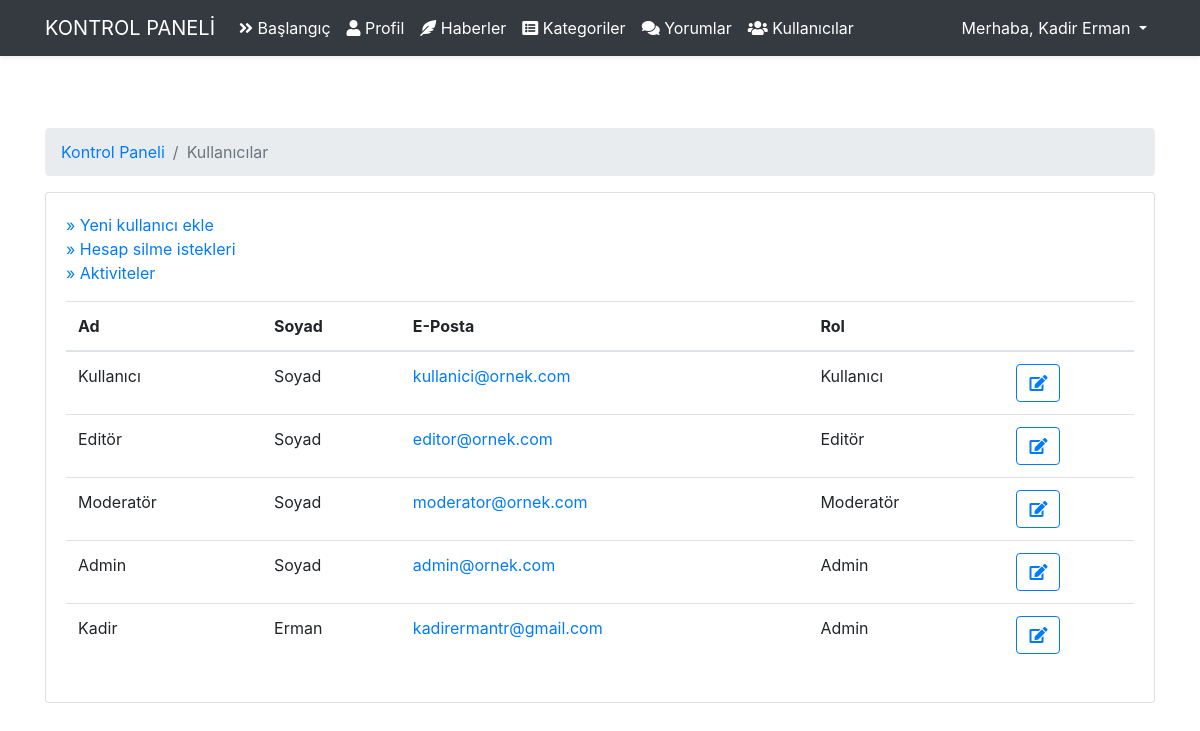
Page /admin/user (signed in) on the committed database.
### tables this page shows
CREATE TABLE `users` (
  `id` int(11) NOT NULL,
  `name` varchar(255) NOT NULL,
  `lastname` varchar(255) NOT NULL,
  `email` varchar(255) NOT NULL,
  `password` varchar(255) NOT NULL,
  `role_level` int(11) NOT NULL DEFAULT 1
);

### core/Router.php (called while the page is built, shortened)
<?php
class Router
{
    public Request $request;
    protected array $routes = [];
    public function __construct(Request $request)
    {
        $this->request = $request;
    }
    public function get($path, $callback)
    {
        $this->routes['get'][$path] = $callback;
    }
    public function post($path, $callback)
    {
        $this->routes['post'][$path] = $callback;
    }
    public function resolve()
    {
        $path = $this->request->getPath();
        $method = $this->request->method();
        $callback = $this->routes[$method][$path] ?? false;
        if (is_array($callback)) {
            $controller = new $callback[0]();
            $controller->action = $callback[1];
            $callback[0] = $controller;
            $middlewares = $controller->getMiddlewares() ?? [];
            foreach ($middlewares as $middleware) {
                $middleware->execute();
            }
        }
        return call_user_func($callback, $this->request);
    }
    public function view(string $view, ?string $title = null, array $data = [])
    {
        require_once __DIR__ . "/../app/views/$view.php";
        return ob_get_clean();
    }
}

### core/Controller.php (called while the page is built, shortened)
<?php
abstract class Controller
{
    public static function view(string $view, ?string $title = null, array $data = [])
    {
        return Application::$app->router->view($view, $title, $data);
    }
}

### app/Controllers/Admin/UserController.php (called while the page is built, shortened)
<?php
class UserController extends Controller
{
    public function index()
    {
        $users = array_reverse(User::all());
        $filtered_users = [];
        if (user('role_level') != 4) {
            for ($i=0; $i < count($users); $i++) {
                $role = (new User())->getRole($users[$i]['role_level']);
                $users[$i]['role'] = $role;
                if ($users[$i]['role_level'] < user('role_level')) {
                    $filtered_users[] = $users[$i];
                }
            }
        } else {
            for ($i=0; $i < count($users); $i++) {
                $role = (new User())->getRole($users[$i]['role_level']);
                $users[$i]['role'] = $role;
                $filtered_users = $users;
            }
        }
        return $this->view('auth/admin/user', 'Kullanıcılar', compact('filtered_users'));
    }
}

### public/index.php (called while the page is built, shortened)
<?php
$app = new Application();
$app->run();

### core/Session.php (called while the page is built, shortened)
<?php
class Session
{
    public static function get($key)
    {
        return !empty($_SESSION[$key]) ? $_SESSION[$key] : null;
    }
}

### core/DB.php (called while the page is built, shortened)
<?php
class DB
{
    public static function connection()
    {
        $env = parse_ini_file(__DIR__ . '/../.env');
        $host = $env['DB_HOST'];
        $database = $env['DB_DATABASE'];
        $username = $env['DB_USERNAME'];
        $password = $env['DB_PASSWORD'];
        try {
            $dsn = "mysql:host=$host; dbname=$database;";
            $pdo = new PDO($dsn, $username, $password);
            return $pdo;
        } catch (PDOException $e) {
            echo "Veritabanı hatası " . $e->getMessage();
            Logger::emergency('Veritabanına bağlanamadı.', [false]);
            exit();
        }
    }
    public static function table(string $table)
    {
        $db = self::connection();
        $stm = $db->prepare("SELECT * FROM $table");
        $stm->execute();
        return $stm->fetchAll(PDO::FETCH_ASSOC);
    }
    public static function find(string $table, mixed $id)
    {
        $db = self::connection();
        $stm = $db->prepare("SELECT * FROM $table WHERE id = :id");
        $stm->bindParam(":id", $id);
        $stm->execute();
        return $stm->fetch(PDO::FETCH_ASSOC);
    }
}

### core/Model.php (called while the page is built, shortened)
<?php
abstract class Model
{
    public static function all() {
        $table = static::$table;
        return DB::table($table);
    }
    public static function find(int $id) {
        $table = static::$table;
        return DB::find($table, $id);
    }
}

### app/Models/User.php (called while the page is built, shortened)
<?php
class User extends Model
{
    public static function getRole(int $role_level)
    {
        switch ($role_level) {
            case 1:
                $role_name = "Kullanıcı";
                break;
            case 2:
                $role_name = "Editör";
                break;
            case 3:
                $role_name = "Moderatör";
                break;
            case 4:
                $role_name = "Admin";
                break;
        }
        return $role_name;
    }
}

### app/Middlewares/RolePermissionChecker.php (called while the page is built, shortened)
<?php
class RolePermissionChecker extends Middleware
{
    public array $actions = [];
    public int $role_level;
    public function __construct(int $role_level, array $actions = [])
    {
        $this->actions = $actions;
        $this->role_level = $role_level;
    }
    public function execute()
    {
        $user_role_level = user('role_level');
        if (empty($this->actions) || in_array(Application::$app->controller->action, $this->actions)) {
            if ($user_role_level >= $this->role_level) {
                return true;
            } else {
                throw new UnauthorizedException();
            }
        }
    }
}

### app/views/auth/admin/user.php (the view)
<?php require __DIR__ . '/layouts/header.php';?>
    <div class="container">
        <div class="row justify-content-center py-5">
            <div class="col-md-12">
                <nav aria-label="breadcrumb">
                    <ol class="breadcrumb">
                        <li class="breadcrumb-item"><a href="/admin">Kontrol Paneli</a></li>
                        <li class="breadcrumb-item active" aria-current="page"><?= $title ?></li>
                    </ol>
                </nav>
                <div class="card">
                    <div class="card-body">
                        <div class="pb-3">
                            <a href="user/create">» Yeni kullanıcı ekle</a><br />
                            <a href="user/request">» Hesap silme istekleri</a><br />
                            <a href="user/activity">» Aktiviteler</a>
                        </div>
                        <table class="table caption-top table-hover">
                            <thead>
                            <tr>
                                <th scope="col">Ad</th>
                                <th scope="col">Soyad</th>
                                <th scope="col">E-Posta</th>
                                <th scope="col">Rol</th>
                                <th scope="col"></th>
                            </tr>
                            </thead>
                            <tbody>
                            <?php foreach($filtered_users as $user): ?>
                                <tr>
                                    <td><?= $user['name'] ?></td>
                                    <td><?= $user['lastname'] ?></td>
                                    <td><a href="mailto:<?= $user['email'] ?>"><?= $user['email'] ?></a></td>
                                    <td><?= $user['role'] ?></td>
                                    <td>
                                        <a href="user/edit?id=<?= $user['id'] ?>">
                                            <span class="btn btn-outline-primary">
                                            <i class="fa fa-edit"></i>
                                            </span>
                                        </a>
                                    </td>
                                </tr>
                            <?php endforeach; ?>
                            </tbody>
                        </table>
                    </div>
                </div>
            </div>
        </div>
    </div>
<?php require __DIR__ . '/layouts/footer.php';?>

### app/views/auth/admin/layouts/navbar.php (shortened to what this page needs)
<nav class="navbar navbar-expand-md navbar-dark bg-dark shadow-sm">
    <div class="container">
        <a class="navbar-brand text-uppercase" href="/admin">Kontrol Paneli</a>
        <div class="collapse navbar-collapse" id="navbars">
            <ul class="navbar-nav me-auto mb-2 mb-lg-0">
                <li class="nav-item">
                    <a class="nav-link text-white" aria-current="page" href="/admin">
                        <i class="fas fa-angle-double-right"></i>
                        Başlangıç
                    </a>
                </li>
                <li class="nav-item">
                    <a class="nav-link text-white" aria-current="page" href="/admin/profile">
                        <i class="fas fa-user"></i>
                        Profil
                    </a>
                </li>
                <?php if (user('role_level') >= 3): ?>
                <li class="nav-item">
                    <a class="nav-link text-white" aria-current="page" href="/admin/news">
                        <i class="fas fa-feather-alt"></i>
                        Haberler
                    </a>
                </li>
                    <li class="nav-item">
                        <a class="nav-link text-white" aria-current="page" href="/admin/category">
                            <i class="fas fa-list-alt"></i>
                            Kategoriler
                        </a>
                    </li>
                <?php endif; ?>
                <?php if (user('role_level') >= 3): ?>
                    <li class="nav-item">
                        <a class="nav-link text-white" aria-current="page" href="/admin/comment">
                            <i class="fas fa-comments"></i>
                            Yorumlar
                        </a>
                    </li>
                    <li class="nav-item">
                        <a class="nav-link text-white" aria-current="page" href="/admin/user">
                            <i class="fas fa-users"></i>
                            Kullanıcılar
                        </a>
                    </li>
                <?php endif; ?>
            </ul>
            <div class="navbar-collapse">
                <ul class="navbar-nav ml-auto">
                    <div class="dropdown">
                        <a class="nav-link dropdown-toggle text-white" href="#" role="button" id="dropdownMenuLink" data-bs-toggle="dropdown" aria-expanded="false">
                            Merhaba, <?php echo user('name') ?> <?php echo user('lastname') ?>
                        </a>
                    </div>
                </ul>
            </div>
        </div>
    </div>
</nav>

### rows in the picture
users: name "Kadir", lastname "Erman", email "kadirermantr@gmail.com", role "Admin"
users: name "Kullanıcı", lastname "Soyad", email "kullanici@ornek.com"
users: name "Editör", lastname "Soyad", email "editor@ornek.com"
users: name "Moderatör", lastname "Soyad", email "moderator@ornek.com"
users: name "Admin", lastname "Soyad", email "admin@ornek.com"

### other values in the picture
$title "Kullanıcılar"
